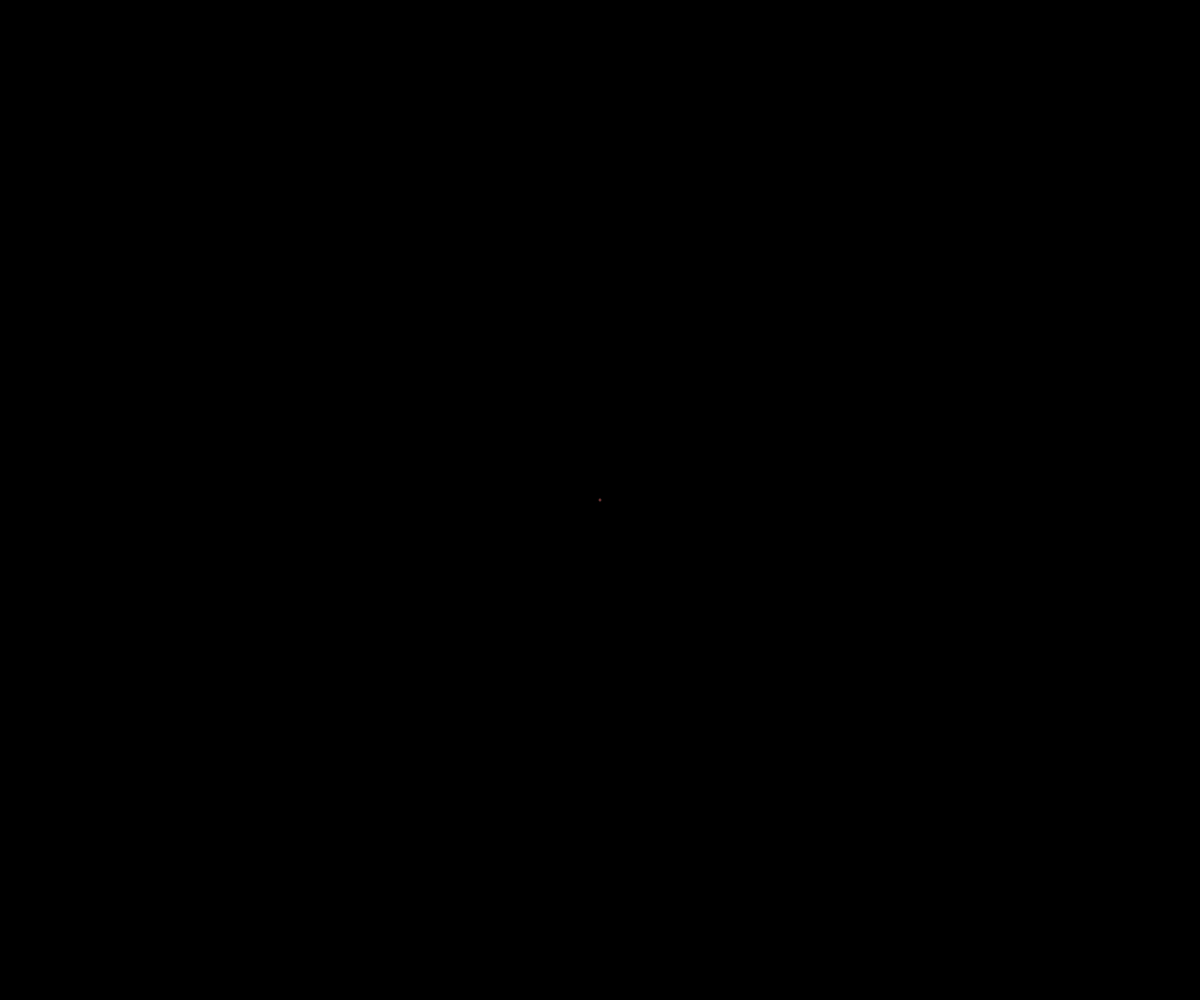
Frame 1 (no input)
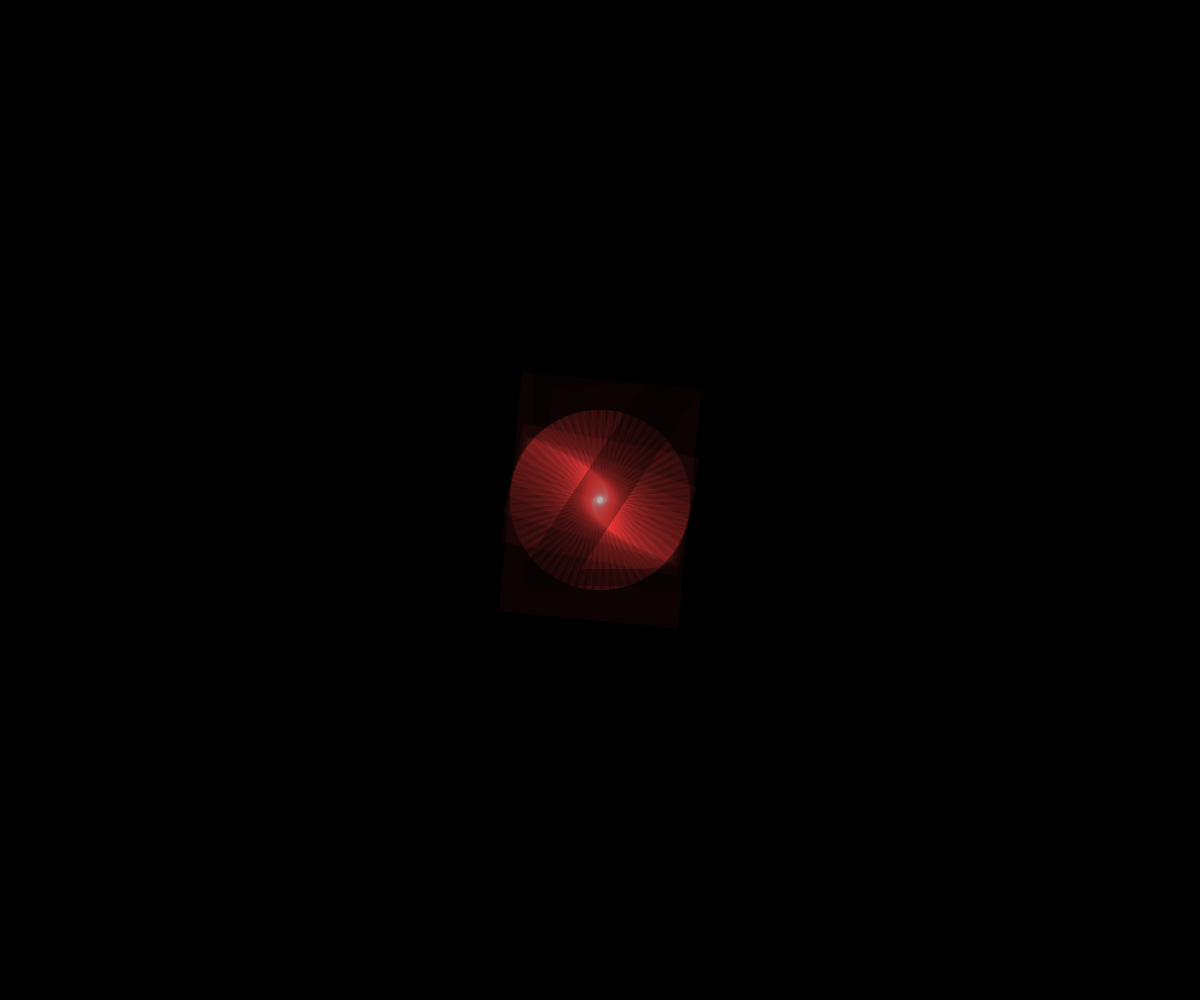
Frame 60 (no input)
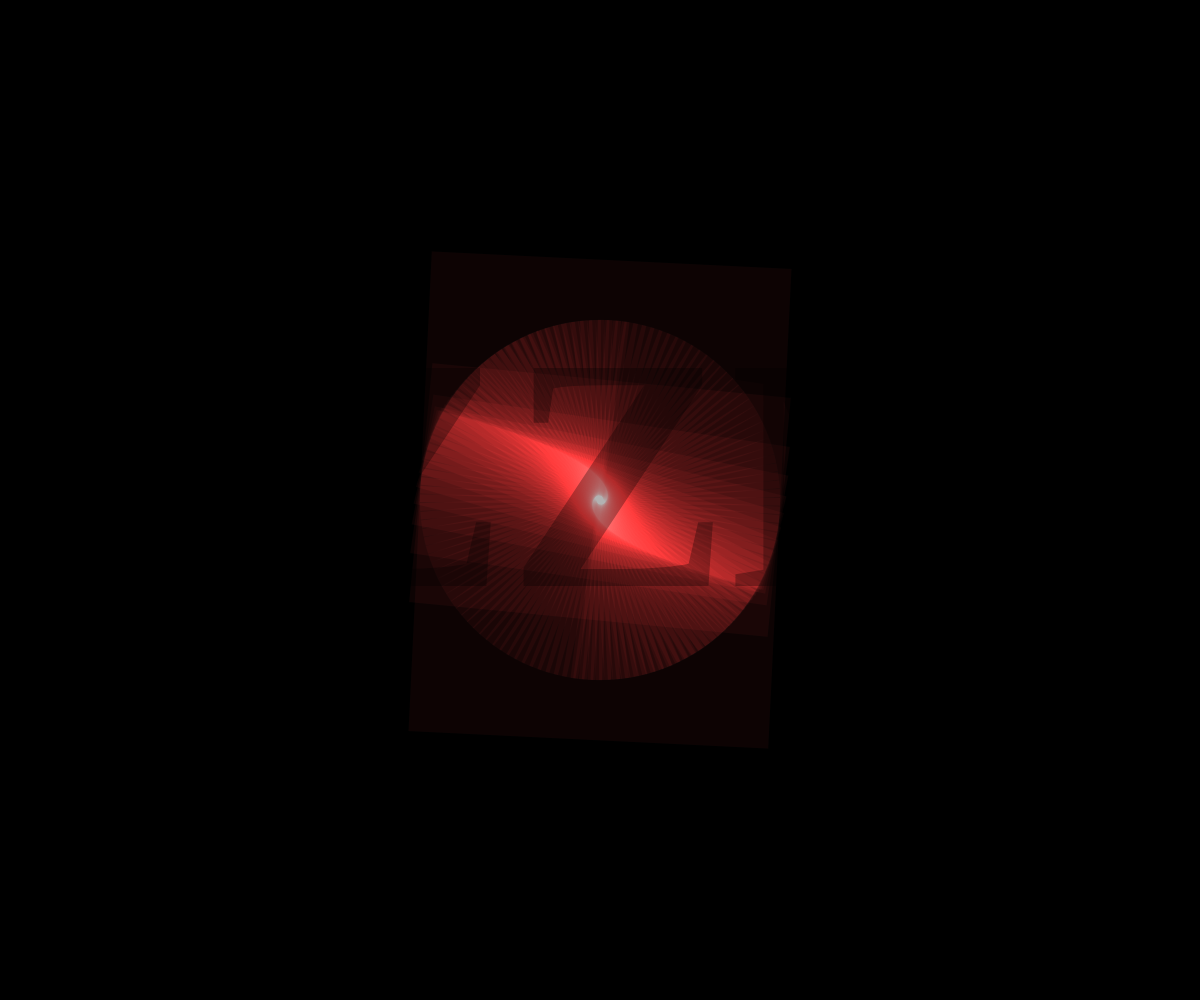
Frame 120 (the mouse pressed at the canvas centre since frame 60)

The p5.js sketch that drew these frames (run headless with seeded random() and noise() and a simulated clock; from frame 60 on, the mouse is pressed at the canvas centre):

// p5.js sketch
// ── sketch.js
let num = 100;

function setup() {
	createCanvas(windowWidth, windowHeight);
	colorMode(HSB, 360, 100, 100, 100);
	angleMode(DEGREES);

}

function draw() {
	blendMode(NORMAL);
	background(0);
	blendMode(ADD);
	for (let i = num; i > 0; i--) {
		let d = map(i, 0, num, 0, 33333);
		let h = (map(i, 0, num, 0, 3) + frameCount) % 30;
		push();
		translate(width * 0.5, height * 0.5);
		rotate(d / frameCount);
		rectMode(CENTER);
		fill(h, 80, 100, 5);
		noStroke();
		rect(0, 0, frameCount * 3, frameCount / (d / 1333));
		rotate(d * frameCount);
		fill(h, 3, 1, 10);
		//ellipse(0,0, frameCount/(d/33), frameCount*333);
		pop();
	}

	push();
	blendMode(NORMAL);
	textFont('Avenir');
	textAlign(CENTER, CENTER);
	textSize(333);
	textStyle(BOLD);
	fill(0, 30);
	text('IZZM', width * 0.5, height * 0.5);
	pop();
}
